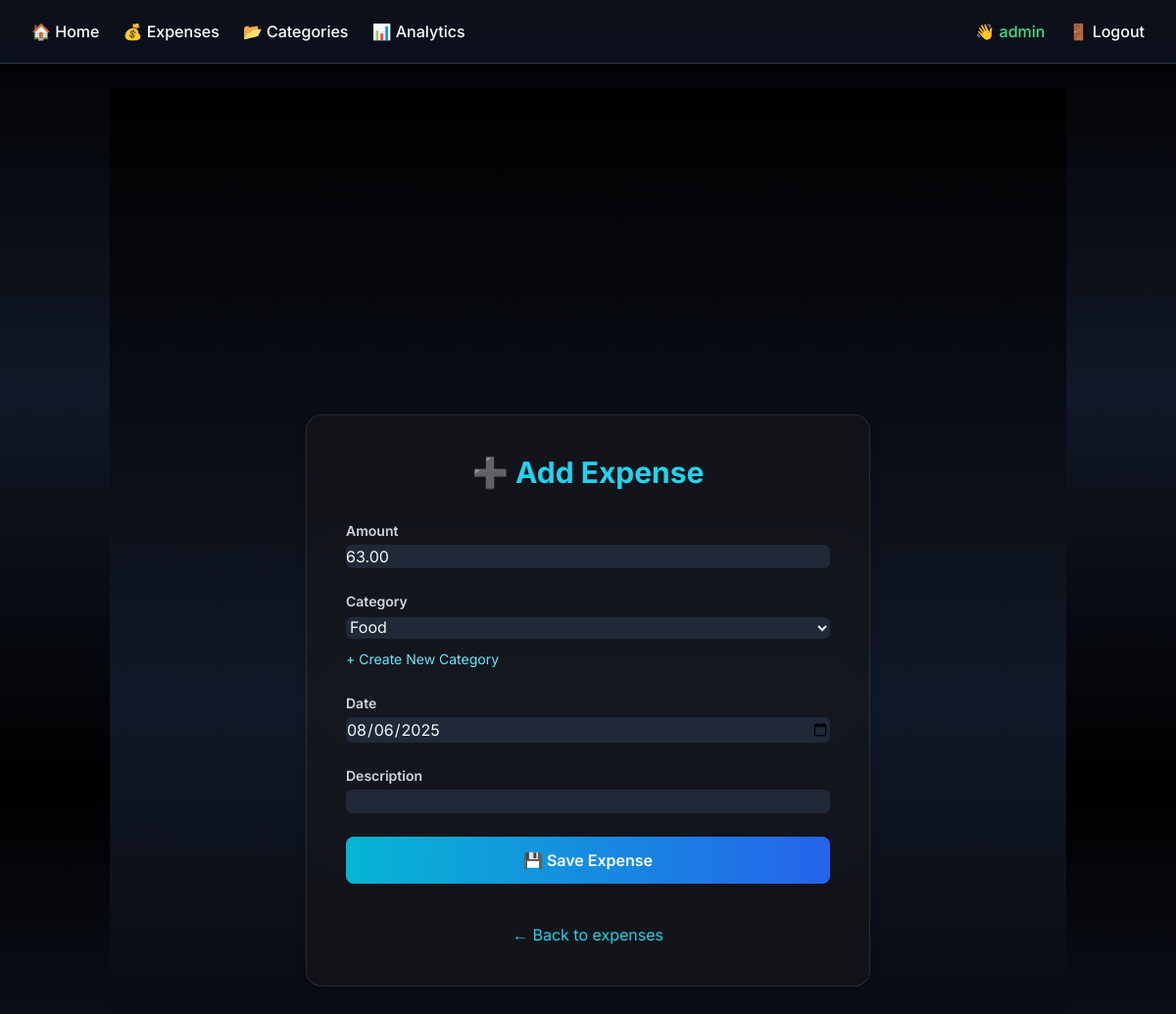
/expenses/edit/6/ (signed in), run on the app's committed database.
### expenses/models.py (models this page shows, shortened)
class Expense(models.Model):
    user = models.ForeignKey(User, on_delete=models.CASCADE)
    amount = models.DecimalField(max_digits=10, decimal_places=2)
    category = models.ForeignKey(Category, on_delete=models.SET_NULL, null=True)
    date = models.DateField()
    description = models.CharField(max_length=255, blank=True)

### expenses/views.py (the view)
# urls.py: path('edit/<int:pk>/', views.expense_edit, name='expense_edit'),
@login_required
def expense_edit(request, pk):
    expense = get_object_or_404(Expense, pk=pk, user=request.user)
    if request.method == 'POST':
        form = ExpenseForm(request.POST, instance=expense)
        if form.is_valid():
            form.save()
            return redirect('expense_list')
    else:
        form = ExpenseForm(instance=expense)
    return render(request, 'expenses/expense_form.html', {'form': form})

### expenses/forms.py
class ExpenseForm(forms.ModelForm):
    class Meta:
        model = Expense
        fields = ['amount', 'category', 'date', 'description']
        widgets = {'date': forms.DateInput(attrs={'type': 'date'})}
    def __init__(self, *args, **kwargs):
        user = kwargs.pop('user', None)
        super().__init__(*args, **kwargs)
        if user:
            self.fields['category'].queryset = Category.objects.filter(models.Q(user=user) | models.Q(user__isnull=True))

### expenses/models.py (called while the page is built)
    def __str__(self):
        return self.name

### expenses/templates/expenses/expense_form.html (shortened to what this page needs)
{% extends 'base.html' %}
{% block content %}
<div class="min-h-screen flex items-center justify-center bg-gradient-to-b from-black via-gray-900 to-black px-4 py-12">
    <div class="glass w-full max-w-xl rounded-2xl shadow-lg p-10 space-y-8">
        <h2 class="text-3xl font-bold text-cyan-400 text-center">➕ Add Expense</h2>
        <form method="post" class="space-y-6">
            {% for field in form %}
                <div>
                    <label class="block text-sm font-semibold text-gray-300 mb-1">
                        {{ field.label }}
                    </label>
                    {{ field }}
                    {% if field.name == "category" %}
                        <div class="mt-2">
                            <a href="{% url 'category_add' %}" class="text-sm text-cyan-300 hover:underline">
                                + Create New Category
                            </a>
                        </div>
                    {% endif %}
                </div>
            {% endfor %}
            <button type="submit"
                    class="w-full py-3 px-6 bg-gradient-to-r from-cyan-500 to-blue-600 hover:from-cyan-600 hover:to-blue-700 text-white font-semibold rounded-lg shadow-md transition transform hover:scale-[1.02]">
                💾 Save Expense
            </button>
        </form>
        <div class="text-center pt-2">
            <a href="{% url 'expense_list' %}" class="text-cyan-400 hover:underline transition">
                ← Back to expenses
            </a>
        </div>
    </div>
</div>
{% endblock %}

### expenses/templates/expenses/navbar.html
<nav class="bg-gray-900 bg-opacity-70 backdrop-blur-md shadow-lg">
  <div class="max-w-7xl mx-auto px-4 sm:px-6 lg:px-8">
    <div class="flex justify-between h-16 items-center">
      <ul class="flex space-x-6 text-white font-medium">
        <li><a href="{% url 'home' %}" class="hover:text-cyan-400 transition">🏠 Home</a></li>
        <li><a href="{% url 'expense_list' %}" class="hover:text-cyan-400 transition">💰 Expenses</a></li>
        <li><a href="{% url 'category_list' %}" class="hover:text-cyan-400 transition">📂 Categories</a></li>
        <li><a href="{% url 'analytics' %}" class="hover:text-cyan-400 transition">📊 Analytics</a></li>
      </ul>
      <ul class="flex space-x-6 text-white font-medium items-center">
        {% if user.is_authenticated %}
          <li class="text-green-400">👋 {{ user.username }}</li>
          <li><a href="{% url 'logout' %}" class="hover:text-red-400 transition">🚪 Logout</a></li>
        {% else %}
          <li><a href="{% url 'login' %}" class="hover:text-cyan-400 transition">🔐 Login</a></li>
          <li><a href="{% url 'register' %}" class="hover:text-cyan-400 transition">📝 Register</a></li>
        {% endif %}
      </ul>
    </div>
  </div>
</nav>
<hr class="border-gray-700">

### expenses/templates/base.html (style rules this page uses)
body { font-family: 'Inter', sans-serif; }
.glass { background: rgba(24, 24, 27, 0.6); backdrop-filter: blur(10px); -webkit-backdrop-filter: blur(10px); border: 1px solid rgba(255, 255, 255, 0.1); }
input, select, textarea { background-color: #1f2937 !important; color: #fff; border-radius: 0.375rem; padding: 0.5rem; width: 100%; }

### data on the page
Expense: form "63.00" "Food" "08/06/2025"

### other printed values
{{ user.username }} "admin"
{{ field.label }} "Amount" "Category" "Date" "Description"
